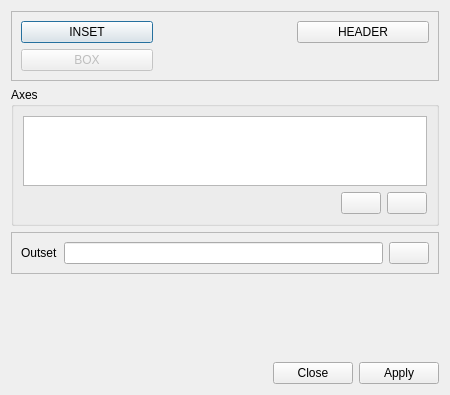
<?xml version="1.0" encoding="UTF-8"?>
<ui version="4.0">
 <class>transpose</class>
 <widget class="QDialog" name="transpose">
  <property name="geometry">
   <rect>
    <x>0</x>
    <y>0</y>
    <width>450</width>
    <height>380</height>
   </rect>
  </property>
  <property name="windowTitle">
   <string>TRANSPOSE</string>
  </property>
  <layout class="QVBoxLayout" name="verticalLayout">
   <item>
    <widget class="QFrame" name="frame">
     <property name="frameShape">
      <enum>QFrame::StyledPanel</enum>
     </property>
     <property name="frameShadow">
      <enum>QFrame::Raised</enum>
     </property>
     <layout class="QGridLayout" name="gridLayout">
      <item row="0" column="0">
       <widget class="QPushButton" name="insetButton">
        <property name="text">
         <string>INSET</string>
        </property>
       </widget>
      </item>
      <item row="0" column="2">
       <widget class="QPushButton" name="headerButton">
        <property name="text">
         <string>HEADER</string>
        </property>
       </widget>
      </item>
      <item row="1" column="0">
       <widget class="QPushButton" name="boxButton">
        <property name="enabled">
         <bool>false</bool>
        </property>
        <property name="text">
         <string>BOX</string>
        </property>
       </widget>
      </item>
      <item row="0" column="1">
       <widget class="QLabel" name="insetLabel">
        <property name="text">
         <string/>
        </property>
       </widget>
      </item>
      <item row="1" column="1">
       <widget class="QLabel" name="boxLabel">
        <property name="enabled">
         <bool>false</bool>
        </property>
        <property name="text">
         <string/>
        </property>
       </widget>
      </item>
     </layout>
    </widget>
   </item>
   <item>
    <widget class="QGroupBox" name="groupBox">
     <property name="title">
      <string>Axes</string>
     </property>
     <layout class="QGridLayout" name="gridLayout_2">
      <item row="0" column="0" colspan="3">
       <widget class="QListWidget" name="axesList">
        <property name="midLineWidth">
         <number>-4</number>
        </property>
       </widget>
      </item>
      <item row="2" column="2">
       <widget class="QPushButton" name="upButton">
        <property name="text">
         <string/>
        </property>
        <property name="icon">
         <iconset resource="../resources.qrc">
          <normaloff>:/arrowUp.png</normaloff>:/arrowUp.png</iconset>
        </property>
        <property name="iconSize">
         <size>
          <width>24</width>
          <height>24</height>
         </size>
        </property>
       </widget>
      </item>
      <item row="2" column="1">
       <widget class="QPushButton" name="downButton">
        <property name="text">
         <string/>
        </property>
        <property name="icon">
         <iconset resource="../resources.qrc">
          <normaloff>:/arrowDown.png</normaloff>:/arrowDown.png</iconset>
        </property>
        <property name="iconSize">
         <size>
          <width>24</width>
          <height>24</height>
         </size>
        </property>
       </widget>
      </item>
      <item row="2" column="0">
       <spacer name="horizontalSpacer">
        <property name="orientation">
         <enum>Qt::Horizontal</enum>
        </property>
        <property name="sizeHint" stdset="0">
         <size>
          <width>40</width>
          <height>20</height>
         </size>
        </property>
       </spacer>
      </item>
     </layout>
    </widget>
   </item>
   <item>
    <widget class="QFrame" name="frame_2">
     <property name="frameShape">
      <enum>QFrame::StyledPanel</enum>
     </property>
     <property name="frameShadow">
      <enum>QFrame::Raised</enum>
     </property>
     <layout class="QHBoxLayout" name="horizontalLayout_4">
      <item>
       <widget class="QLabel" name="label_7">
        <property name="text">
         <string>Outset</string>
        </property>
       </widget>
      </item>
      <item>
       <widget class="QLineEdit" name="outsetLine"/>
      </item>
      <item>
       <widget class="QPushButton" name="browserButton">
        <property name="text">
         <string/>
        </property>
        <property name="icon">
         <iconset resource="../resources.qrc">
          <normaloff>:/fileopen.png</normaloff>:/fileopen.png</iconset>
        </property>
       </widget>
      </item>
     </layout>
    </widget>
   </item>
   <item>
    <widget class="QFrame" name="advise_panel">
     <property name="enabled">
      <bool>true</bool>
     </property>
     <property name="sizePolicy">
      <sizepolicy hsizetype="Preferred" vsizetype="Maximum">
       <horstretch>0</horstretch>
       <verstretch>0</verstretch>
      </sizepolicy>
     </property>
     <property name="frameShape">
      <enum>QFrame::NoFrame</enum>
     </property>
     <property name="frameShadow">
      <enum>QFrame::Raised</enum>
     </property>
     <layout class="QVBoxLayout" name="advise_panel_layout">
      <item>
       <widget class="QLabel" name="status">
        <property name="text">
         <string/>
        </property>
       </widget>
      </item>
      <item>
       <widget class="QLabel" name="errorMsg">
        <property name="text">
         <string/>
        </property>
       </widget>
      </item>
      <item>
       <widget class="QFrame" name="extra_panel">
        <property name="sizePolicy">
         <sizepolicy hsizetype="Preferred" vsizetype="Maximum">
          <horstretch>0</horstretch>
          <verstretch>0</verstretch>
         </sizepolicy>
        </property>
        <property name="frameShape">
         <enum>QFrame::NoFrame</enum>
        </property>
        <property name="frameShadow">
         <enum>QFrame::Raised</enum>
        </property>
        <layout class="QVBoxLayout" name="extra_panel_layout"/>
       </widget>
      </item>
     </layout>
    </widget>
   </item>
   <item>
    <widget class="QDialogButtonBox" name="buttonBox">
     <property name="orientation">
      <enum>Qt::Horizontal</enum>
     </property>
     <property name="standardButtons">
      <set>QDialogButtonBox::Apply|QDialogButtonBox::Close</set>
     </property>
    </widget>
   </item>
  </layout>
 </widget>
 <resources>
  <include location="../resources.qrc"/>
 </resources>
 <connections>
  <connection>
   <sender>buttonBox</sender>
   <signal>accepted()</signal>
   <receiver>transpose</receiver>
   <slot>accept()</slot>
   <hints>
    <hint type="sourcelabel">
     <x>248</x>
     <y>254</y>
    </hint>
    <hint type="destinationlabel">
     <x>157</x>
     <y>274</y>
    </hint>
   </hints>
  </connection>
  <connection>
   <sender>buttonBox</sender>
   <signal>rejected()</signal>
   <receiver>transpose</receiver>
   <slot>reject()</slot>
   <hints>
    <hint type="sourcelabel">
     <x>316</x>
     <y>260</y>
    </hint>
    <hint type="destinationlabel">
     <x>286</x>
     <y>274</y>
    </hint>
   </hints>
  </connection>
 </connections>
</ui>
